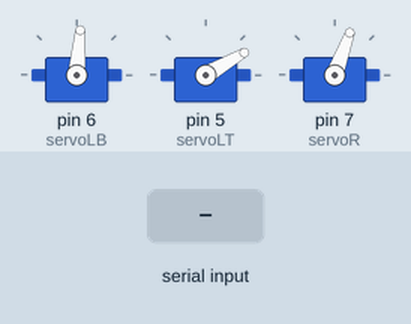
This program was run on a simulated Arduino Uno, built with avr-gcc and run on an emulated ATmega328P. Shown: 3 × servo. The inputs (shaded band) are chosen by the test bench.

Above: at 1.2 s.
1.3 s: "1" received over Serial
At 7.9 s:
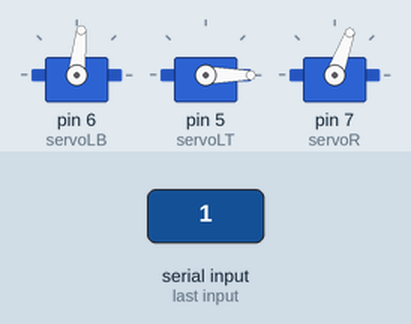
At 16.3 s:
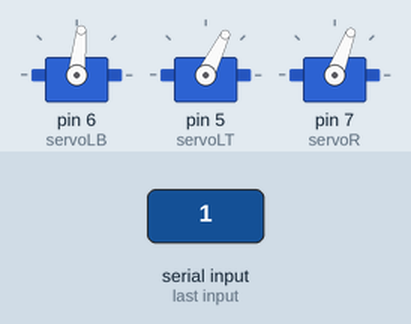
Timing chart, 0 to 16.6 s (numbered marks = the images above; inputs shaded):
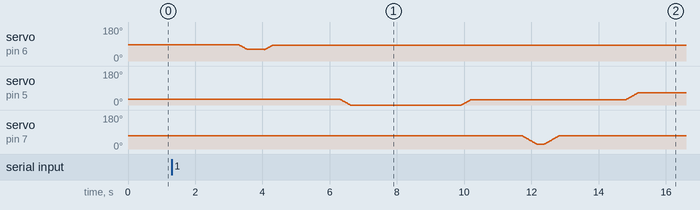

The program:

main.cpp
```cpp
#include <Arduino.h>
#include <Servo.h>

Servo servoLB; // FWD and BACK
Servo servoLT; // angle it's looking at
Servo servoR;  // up and down

int initialLB = 85;
int initialLT = 30;
int initialR = 70;

void setup() {
  Serial.begin(9600); // <-- Start serial
  servoLB.attach(6);
  servoLT.attach(5);
  servoR.attach(7);

  servoLB.write(initialLB);
  servoLT.write(initialLT);
  servoR.write(initialR);
}

void loop() {
  if (Serial.available() > 0) {
    char command = Serial.read();

    if (command == '1') {
      // Move sequence

      delay(2000);

      for (int pos = initialLB; pos > initialLB - 25; pos--) {
        servoLB.write(pos);
        delay(10);
      }

      delay(500);

      for (int pos = initialLB - 25; pos < initialLB; pos++) {
        servoLB.write(pos);
        delay(10);
      }

      delay(2000);

      for (int pos = initialLT; pos > initialLT - 45; pos--) {
        servoLT.write(pos);
        delay(10);
      }

      delay(3000);

      for (int pos = initialLT - 45; pos < initialLT; pos++) {
        servoLT.write(pos);
        delay(10);
      }

      delay(1500);

      for (int pos = initialR; pos > initialR - 45; pos--) {
        servoR.write(pos);
        delay(10);
      }

      delay(200);

      for (int pos = initialR - 45; pos < initialR; pos++) {
        servoR.write(pos);
        delay(10);
      }

      delay(2000);

      for (int pos = initialLT; pos < initialLT + 35; pos++) {
        servoLT.write(pos);
        delay(10);
      }

      delay(2500);

      for (int pos = initialLT + 35; pos > initialLT; pos--) {
        servoLT.write(pos);
        delay(10);
      }

      delay(2000);

      // Wait for next command
    }
  }
}
```
